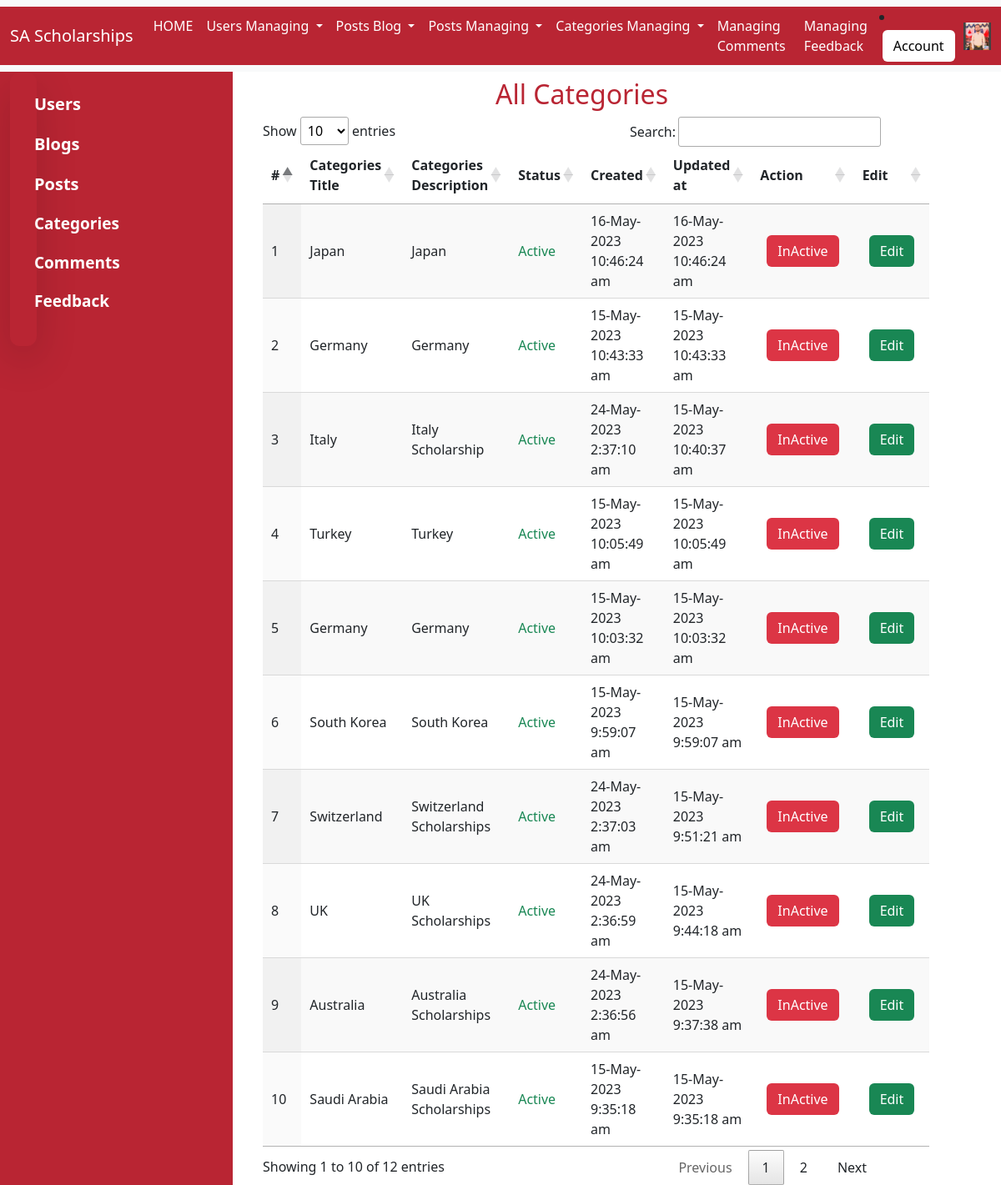
The app's page /admin/view-all-categories.php (signed in) with its own data.
### tables this page shows
CREATE TABLE `user` (
  `user_id` int(11) NOT NULL AUTO_INCREMENT,
  `role_id` int(11) DEFAULT NULL,
  `first_name` varchar(50) NOT NULL,
  `last_name` varchar(50) NOT NULL,
  `email` varchar(50) DEFAULT NULL,
  `password` text NOT NULL,
  `gender` enum('Male','Female') DEFAULT NULL,
  `date_of_birth` date DEFAULT NULL,
  `user_image` text DEFAULT NULL,
  `address` text DEFAULT NULL,
  `is_approved` enum('Pending','Approved','Rejected') DEFAULT 'Pending',
  `is_active` enum('Active','InActive') DEFAULT NULL,
  `created_at` varchar(200) DEFAULT NULL,
  `updated_at` varchar(200) DEFAULT 'current_timestamp()',
  PRIMARY KEY (`user_id`),
  KEY `role_id` (`role_id`),
  CONSTRAINT `user_ibfk_1` FOREIGN KEY (`role_id`) REFERENCES `role` (`role_id`) ON DELETE CASCADE ON UPDATE CASCADE
);

CREATE TABLE `category` (
  `category_id` int(11) NOT NULL AUTO_INCREMENT,
  `category_title` varchar(100) DEFAULT NULL,
  `category_description` text DEFAULT NULL,
  `category_status` enum('Active','InActive') DEFAULT NULL,
  `created_at` timestamp NOT NULL DEFAULT current_timestamp() ON UPDATE current_timestamp(),
  `updated_at` timestamp NULL DEFAULT NULL,
  PRIMARY KEY (`category_id`)
);

### admin/session.php (called while the page is built, shortened)
<?php
	require_once '../connection/connection.php';
				if (isset($_SESSION['session_user_id'])) {
					$query_login_user = "SELECT * FROM USER WHERE user_id='".$_SESSION['session_user_id']."'";
					$res_of_cheack_user = mysqli_query($connection, $query_login_user);
					if($res_of_cheack_user->num_rows>0){
					$login_user_data = mysqli_fetch_assoc($res_of_cheack_user);
					}
				}
 ?>

### admin/Table Data/all-categories.php (the view, shortened to what this page needs)
<?php
        $query_all_categories = "SELECT * FROM category ORDER BY category_id DESC ";
        $res_of_all_categories = mysqli_query($connection, $query_all_categories);
 ?>
<!DOCTYPE html>
<html>
<head>
</head>
<body>
    <table id="all-categories" class="display" style="width:100%">
        <thead>
            <tr>
                <th>#</th>
                <th>Categories Title</th>
                <th>Categories Description</th>
                <th>Status</th>
                <th>Created</th>
                <th>Updated at</th>
                <th>Action</th>
                <th>Edit</th>
            </tr>
        </thead>
        <tbody>
            <?php
            $count=0;
             if($res_of_all_categories->num_rows>0){
                while ($category_data = mysqli_fetch_assoc($res_of_all_categories)){
                    extract($category_data);
                    ?>
               <tr>
                <td><?php echo ++$count; ?></td>
                <td><?php echo $category_title  ?></td>
                <td><?php echo $category_description  ?></td>
                <?php
                if ($category_status=="InActive") { ?>
                <td class="text-danger"><?php echo $category_status;  ?></td>
                <?php } else{ ?>
                    <td class="text-success"><?php echo $category_status;  ?></td>
                <?php }?>
                <td><?php echo $time_new_design = date("j-M-Y g:i:s a",strtotime("$created_at")); ?></td>
                <td><?php echo $time_new_design = date("j-M-Y g:i:s a",strtotime("$updated_at")); ?></td>
                <?php
                if ($category_status=="InActive") { ?>
                <td><a  href="category-process.php?page=view-all-categories.php&action=active&category_id=<?php echo $category_id; ?>" class="btn m-2  bg-success" >Active</a> </td>
                <?php }else{ ?>
                <td><a  href="category-process.php?page=view-all-categories.php&action=inactive&category_id=<?php echo $category_id; ?>" class="btn m-2 bg-danger" >InActive</a> </td>
                <?php }
                ?>
                <td><a  href="edit-category.php?action=edit&category_id=<?php echo $category_id; ?>" class="btn m-2  bg-success" >Edit</a> </td>
                <?php
                }
            }
            ?>
        </tbody>
    </table>
</body>
</html>

### admin/navbar.php (shortened to what this page needs)
  			<nav class="navbar navbar-expand-lg bg-body-tertiary " >
  <div class="container-fluid" id="navbar">
    <a class="navbar-brand" href="../index.php">SA Scholarships</a>
    <div class="collapse navbar-collapse" id="navbarSupportedContent">
      <ul class="navbar-nav me-auto mb-2 mb-lg-0">
        <li class="nav-item">
          <a class="nav-link active" aria-current="page"id="navbar_tabs" href="index.php">HOME</a>
        </li>
        <li class="nav-item dropdown">
          <a class="nav-link dropdown-toggle" href="#" role="button" data-bs-toggle="dropdown" aria-expanded="false">
            Users Managing
          </a>
        </li>
        <li class="nav-item dropdown">
          <a class="nav-link dropdown-toggle" href="#" role="button" data-bs-toggle="dropdown" aria-expanded="false">
            Posts Blog
          </a>
        </li>
        <li class="nav-item dropdown">
          <a class="nav-link dropdown-toggle" href="#" role="button" data-bs-toggle="dropdown" aria-expanded="false">
            Posts Managing
          </a>
        </li>
         <li class="nav-item dropdown">
          <a class="nav-link dropdown-toggle" href="#" role="button" data-bs-toggle="dropdown" aria-expanded="false">
            Categories Managing
          </a>
        </li>
        <li class="nav-item">
          <a class="nav-link" href="view-all-comments.php">Managing Comments</a>
        </li>
         <li class="nav-item">
          <a class="nav-link" href="view-all-feedback.php">Managing Feedback</a>
        </li>
      </ul>
			<li class="nav-item dropdown">
	          <a class="btn m-1" role="button" data-bs-toggle="dropdown" aria-expanded="false" style="background-color: white; color: black; ">Account</a>
	        </li>
	        <img class="" src=" <?php echo "../".$login_user_data['user_image']; ?>" style="width: 33px; height: 33px;">
    </div>
  </div>
</nav>

### admin/view-all-categories.php (style rules this page uses)
.navbar-brand, .nav-link { color: white; }
#navbar { background-color: #B92533; }
#navbar_tabs { color: white; }

### admin/Table Data/all-categories.php (style rules this page uses)
a[href*="action"] { color: white; }

### records on screen
user: user_image (picture)
category: category_title "Japan", category_description "Japan", category_status "Active", created_at "16-May-2023 10:46:24 am", updated_at "16-May-2023 10:46:24 am"
category: category_title "Germany", category_description "Germany", category_status "Active", created_at "15-May-2023 10:43:33 am", updated_at "15-May-2023 10:43:33 am"
category: category_title "Italy", category_description "Italy Scholarship", category_status "Active", created_at "24-May-2023 2:37:10 am", updated_at "15-May-2023 10:40:37 am"
category: category_title "Turkey", category_description "Turkey", category_status "Active", created_at "15-May-2023 10:05:49 am", updated_at "15-May-2023 10:05:49 am"
category: category_title "Germany", category_description "Germany", category_status "Active", created_at "15-May-2023 10:03:32 am", updated_at "15-May-2023 10:03:32 am"
category: category_title "South Korea", category_description "South Korea", category_status "Active", created_at "15-May-2023 9:59:07 am", updated_at "15-May-2023 9:59:07 am"
category: category_title "Switzerland", category_description "Switzerland Scholarships", category_status "Active", created_at "24-May-2023 2:37:03 am", updated_at "15-May-2023 9:51:21 am"
category: category_title "UK", category_description "UK Scholarships", category_status "Active", created_at "24-May-2023 2:36:59 am", updated_at "15-May-2023 9:44:18 am"
category: category_title "Australia", category_description "Australia Scholarships", category_status "Active", created_at "24-May-2023 2:36:56 am", updated_at "15-May-2023 9:37:38 am"
category: category_title "Saudi Arabia", category_description "Saudi Arabia Scholarships", category_status "Active", created_at "15-May-2023 9:35:18 am", updated_at "15-May-2023 9:35:18 am"
